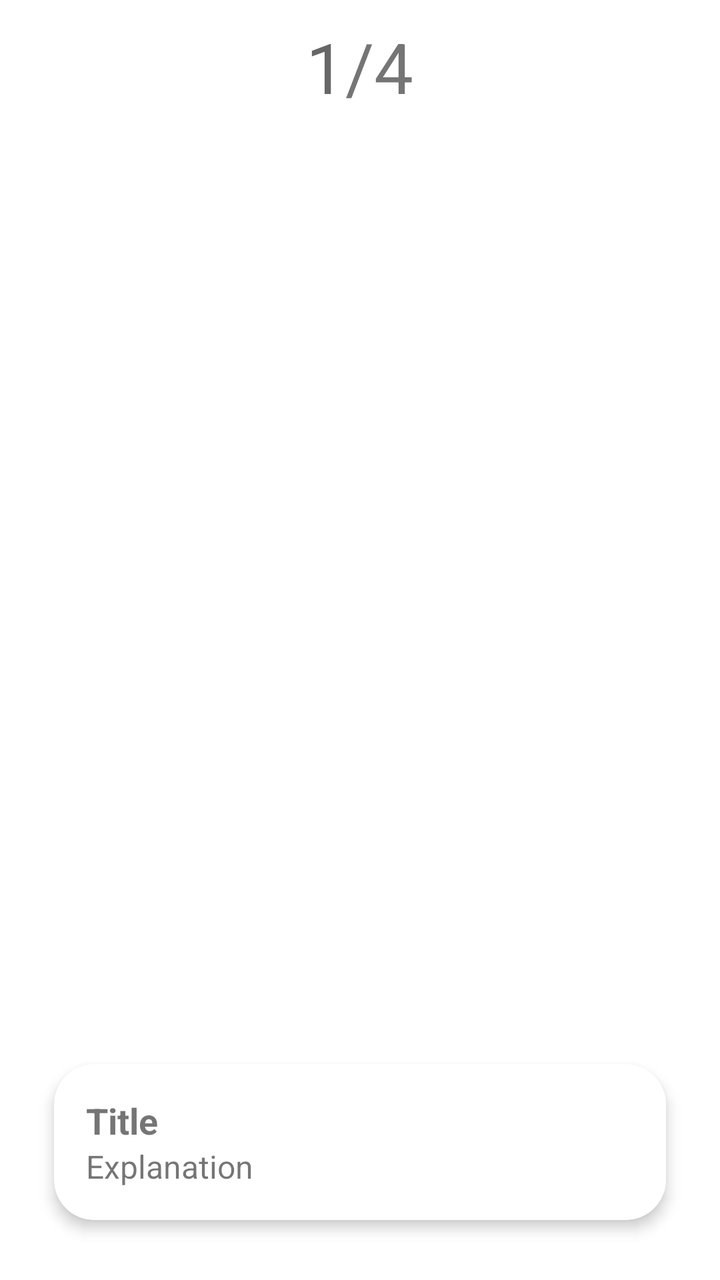
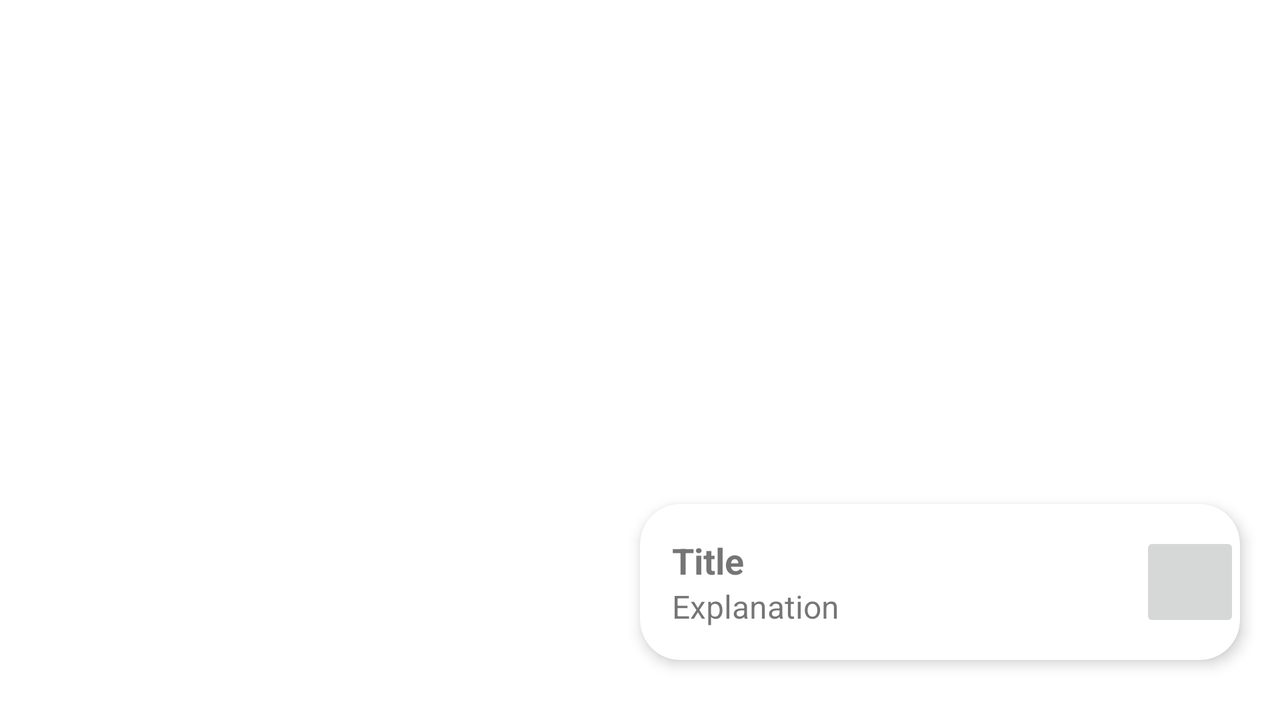

One screen, two layout resources from the same app: the default and the repository's alternative for another configuration. Each is rendered where Android would select it; the XML of both is given below.
<!-- AndroidManifest.xml: application theme AppTheme -->
<!-- res/layout/activity_selection2.xml -->
<?xml version="1.0" encoding="utf-8"?>
<androidx.constraintlayout.widget.ConstraintLayout xmlns:android="http://schemas.android.com/apk/res/android"
    xmlns:app="http://schemas.android.com/apk/res-auto"
    xmlns:tools="http://schemas.android.com/tools"
    android:layout_width="match_parent"
    android:layout_height="match_parent"
    tools:context=".addEntry.SelectionActivity2"
    android:id="@+id/selection_sub">

    <include
        android:layout_width="match_parent"
        android:layout_height="wrap_content"
        android:id="@+id/selection_top"
        android:layout_marginTop="10dp"
        app:layout_constraintTop_toTopOf="parent"
        app:layout_constraintStart_toStartOf="parent"
        app:layout_constraintEnd_toEndOf="parent"
        layout="@layout/selection_top">

    </include>

    <androidx.cardview.widget.CardView
        android:id="@+id/emotionCardView"
        android:layout_width="0dp"
        android:layout_height="wrap_content"
        app:layout_constraintStart_toStartOf="parent"
        app:layout_constraintEnd_toEndOf="parent"
        app:layout_constraintWidth_percent="0.85"
        app:cardCornerRadius="20dp"
        app:cardElevation="4dp"
        app:layout_constraintHorizontal_bias="0.5"
        app:layout_constraintBottom_toBottomOf="parent"
        android:layout_marginBottom="30dp"
        android:layout_marginStart="20dp"
        android:layout_marginEnd="20dp">
        <LinearLayout
            android:layout_width="match_parent"
            android:layout_height="match_parent"
            android:orientation="horizontal">

            <LinearLayout
                android:layout_width="0dp"
                android:layout_height="wrap_content"
                android:layout_weight="1"
                android:orientation="vertical"
                android:padding="16dp">

                <TextView
                    android:id="@+id/titleTextView"
                    android:layout_width="match_parent"
                    android:layout_height="wrap_content"
                    android:text="Title"
                    android:textSize="18sp"
                    android:textStyle="bold" />

                <TextView
                    android:id="@+id/explanationTextView"
                    android:layout_width="match_parent"
                    android:layout_height="wrap_content"
                    android:text="Explanation"
                    android:textSize="16sp" />

            </LinearLayout>

            <ImageButton
                android:id="@+id/toTriggerButton"
                android:layout_width="50dp"
                android:layout_height="50dp"
                android:layout_gravity="center_vertical"
                android:src="@drawable/back_arrow"
                android:background="@color/white"
                android:contentDescription="next_arrow"
                android:rotation="180"/>


        </LinearLayout>


    </androidx.cardview.widget.CardView>

</androidx.constraintlayout.widget.ConstraintLayout>
<!-- res/layout/selection_top.xml (included above) -->
<?xml version="1.0" encoding="utf-8"?>
<RelativeLayout xmlns:android="http://schemas.android.com/apk/res/android"
    android:id="@+id/selection_top"
    android:layout_width="match_parent"
    android:layout_height="wrap_content">

    <ImageButton
        android:id="@+id/button_back_arrow"
        android:layout_width="wrap_content"
        android:layout_height="wrap_content"
        android:background="@color/white"
        android:contentDescription="back_arrow"
        android:src="@drawable/back_arrow">
    </ImageButton>

    <LinearLayout
        android:layout_width="wrap_content"
        android:layout_height="wrap_content"
        android:layout_centerInParent="true">

        <TextView
            android:id="@+id/text_current_step"
            android:layout_width="wrap_content"
            android:layout_height="wrap_content"
            android:hint="1"
            android:textSize="35sp">

        </TextView>

        <TextView
            android:id="@+id/text_total_step"
            android:layout_width="wrap_content"
            android:layout_height="wrap_content"
            android:text="/4"
            android:textSize="35sp">

        </TextView>
    </LinearLayout>
</RelativeLayout>
<!-- resources referenced by this layout -->
<resources>
  <color name="white">#FFFFFFFF</color>
  <style name="AppTheme" parent="Theme.MaterialComponents.Light.NoActionBar">
          
          <item name="colorPrimary">@color/ocean_theme</item>
          <item name="colorPrimaryDark">@color/ocean_theme</item>
          <item name="colorAccent">@color/aqua_theme</item>
          <item name="backgroundColor">@color/white</item>
          <item name="android:windowBackground">@color/white</item> 
      </style>
  <color name="ocean_theme">#B4BBE0</color>
  <color name="aqua_theme">#BBE2E4</color>
</resources>
<!-- res/layout-land/activity_selection2.xml (the repository's variant of the layout above) -->
<!-- drawn on the phone turned sideways -->
<?xml version="1.0" encoding="utf-8"?>
<androidx.constraintlayout.widget.ConstraintLayout xmlns:android="http://schemas.android.com/apk/res/android"
    xmlns:app="http://schemas.android.com/apk/res-auto"
    xmlns:tools="http://schemas.android.com/tools"
    android:layout_width="match_parent"
    android:layout_height="match_parent"
    tools:context=".addEntry.SelectionActivity2"
    android:id="@+id/selection_sub">

    <androidx.constraintlayout.widget.Guideline
        android:id="@+id/guideline"
        android:layout_width="wrap_content"
        android:layout_height="wrap_content"
        android:orientation="vertical"
        app:layout_constraintGuide_percent="0.5" />

    <androidx.cardview.widget.CardView
        android:id="@+id/emotionCardView"
        android:layout_width="0dp"
        android:layout_height="wrap_content"
        app:layout_constraintStart_toEndOf="@id/guideline"
        app:layout_constraintEnd_toEndOf="parent"
        app:cardCornerRadius="20dp"
        app:cardElevation="4dp"
        app:layout_constraintHorizontal_bias="1"
        app:layout_constraintBottom_toBottomOf="parent"
        android:layout_marginEnd="20dp"
        android:layout_marginBottom="30dp">

        <LinearLayout
            android:layout_width="match_parent"
            android:layout_height="match_parent"
            android:orientation="horizontal">

            <LinearLayout
                android:layout_width="0dp"
                android:layout_height="wrap_content"
                android:layout_weight="1"
                android:orientation="vertical"
                android:padding="16dp">

                <TextView
                    android:id="@+id/titleTextView"
                    android:layout_width="match_parent"
                    android:layout_height="wrap_content"
                    android:text="Title"
                    android:textSize="18sp"
                    android:textStyle="bold" />

                <TextView
                    android:id="@+id/explanationTextView"
                    android:layout_width="match_parent"
                    android:layout_height="wrap_content"
                    android:text="Explanation"
                    android:textSize="16sp" />

            </LinearLayout>

            <ImageButton
                android:id="@+id/toTriggerButton"
                android:layout_width="50dp"
                android:layout_height="50dp"
                android:layout_gravity="center_vertical"
                android:src="@drawable/back_arrow"
                android:contentDescription="next_arrow"
                android:rotation="180"/>


        </LinearLayout>


    </androidx.cardview.widget.CardView>

</androidx.constraintlayout.widget.ConstraintLayout>
<!-- resources referenced by the variant -->
<!-- as the phone turned sideways resolves them -->
<resources>
  <style name="AppTheme" parent="Theme.MaterialComponents.Light.NoActionBar">
          
          <item name="colorPrimary">@color/ocean_theme</item>
          <item name="colorPrimaryDark">@color/ocean_theme</item>
          <item name="colorAccent">@color/aqua_theme</item>
          <item name="backgroundColor">@color/white</item>
          <item name="android:windowBackground">@color/white</item> 
      </style>
  <color name="ocean_theme">#B4BBE0</color>
  <color name="aqua_theme">#BBE2E4</color>
  <color name="white">#FFFFFFFF</color>
</resources>
